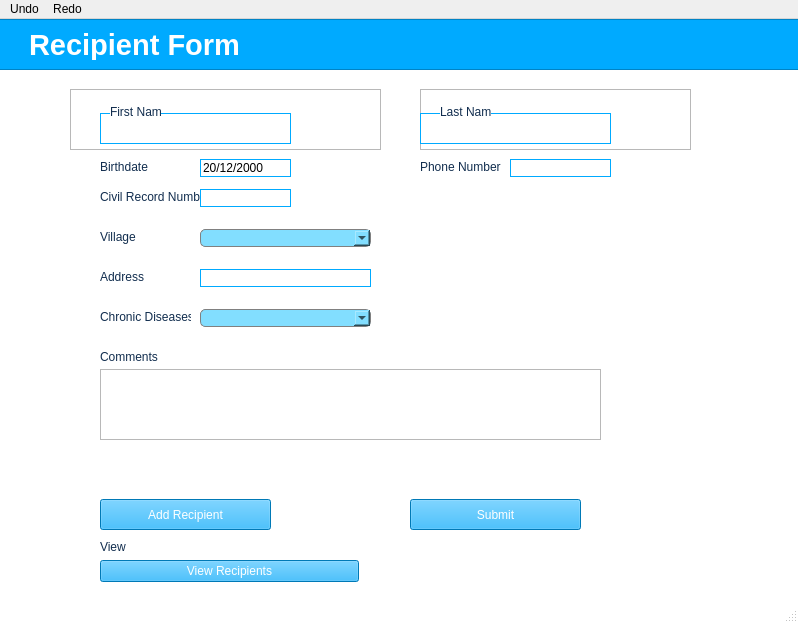
<?xml version="1.0" encoding="UTF-8"?>
<ui version="4.0">
 <class>MainWindow</class>
 <widget class="QMainWindow" name="MainWindow">
  <property name="geometry">
   <rect>
    <x>0</x>
    <y>0</y>
    <width>798</width>
    <height>623</height>
   </rect>
  </property>
  <property name="font">
   <font>
    <pointsize>7</pointsize>
    <weight>50</weight>
    <bold>false</bold>
   </font>
  </property>
  <property name="windowTitle">
   <string>MainWindow</string>
  </property>
  <property name="styleSheet">
   <string notr="true">QMainWindow{max-width: 940px;
margin:0 auto;
padding:0 10px;
}
QLineEdit{
background-color:rgb(255, 255, 255);
border: 0.5px solid rgb(0, 170, 255);
border-radius: '5px';
color:rgb(0, 0, 0);

}
QComboBox{
background-color:rgb(130, 222, 255);
border-radius: 5px;
border: 1px solid grey;

}
QLabel{
text-align: center;
	color:rgb(17, 45, 78);
}
QMainWindow{
background-color: rgb(255, 255, 255);}
QPushButton{
	
	background-color:rgb(0, 170, 255);
	color: white ;
   transition: background .5s;
}
QPushButton:hover{
background-color: rgb(10, 149, 255);
cursor: pointer;
transition: background .5s; 
}
Qspinbox{ 
border-radius: 5px;
border: 1px solid black;
}</string>
  </property>
  <widget class="QWidget" name="centralwidget">
   <widget class="QLabel" name="label_4">
    <property name="geometry">
     <rect>
      <x>100</x>
      <y>170</y>
      <width>101</width>
      <height>16</height>
     </rect>
    </property>
    <property name="styleSheet">
     <string notr="true"/>
    </property>
    <property name="text">
     <string>Civil Record Number</string>
    </property>
   </widget>
   <widget class="QLabel" name="label_11">
    <property name="geometry">
     <rect>
      <x>100</x>
      <y>520</y>
      <width>51</width>
      <height>16</height>
     </rect>
    </property>
    <property name="styleSheet">
     <string notr="true"/>
    </property>
    <property name="text">
     <string>View</string>
    </property>
   </widget>
   <widget class="QTextEdit" name="textEdit">
    <property name="geometry">
     <rect>
      <x>100</x>
      <y>350</y>
      <width>501</width>
      <height>71</height>
     </rect>
    </property>
    <property name="styleSheet">
     <string notr="true"/>
    </property>
    <property name="html">
     <string>&lt;!DOCTYPE HTML PUBLIC &quot;-//W3C//DTD HTML 4.0//EN&quot; &quot;http://www.w3.org/TR/REC-html40/strict.dtd&quot;&gt;
&lt;html&gt;&lt;head&gt;&lt;meta name=&quot;qrichtext&quot; content=&quot;1&quot; /&gt;&lt;style type=&quot;text/css&quot;&gt;
p, li { white-space: pre-wrap; }
&lt;/style&gt;&lt;/head&gt;&lt;body style=&quot; font-family:'MS Shell Dlg 2'; font-size:8.25pt; font-weight:400; font-style:normal;&quot;&gt;
&lt;p style=&quot;-qt-paragraph-type:empty; margin-top:0px; margin-bottom:0px; margin-left:0px; margin-right:0px; -qt-block-indent:0; text-indent:0px;&quot;&gt;&lt;br /&gt;&lt;/p&gt;&lt;/body&gt;&lt;/html&gt;</string>
    </property>
   </widget>
   <widget class="QLabel" name="label_12">
    <property name="geometry">
     <rect>
      <x>100</x>
      <y>330</y>
      <width>61</width>
      <height>16</height>
     </rect>
    </property>
    <property name="styleSheet">
     <string notr="true"/>
    </property>
    <property name="text">
     <string>Comments</string>
    </property>
   </widget>
   <widget class="QLabel" name="label_6">
    <property name="geometry">
     <rect>
      <x>100</x>
      <y>290</y>
      <width>91</width>
      <height>16</height>
     </rect>
    </property>
    <property name="styleSheet">
     <string notr="true"/>
    </property>
    <property name="text">
     <string>Chronic Diseases</string>
    </property>
   </widget>
   <widget class="QWidget" name="layoutWidget">
    <property name="geometry">
     <rect>
      <x>100</x>
      <y>540</y>
      <width>259</width>
      <height>25</height>
     </rect>
    </property>
    <layout class="QHBoxLayout" name="horizontalLayout_4">
     <item>
      <widget class="QPushButton" name="pushButton_2">
       <property name="text">
        <string>View Recipients</string>
       </property>
      </widget>
     </item>
    </layout>
   </widget>
   <widget class="QFrame" name="frame_4">
    <property name="geometry">
     <rect>
      <x>70</x>
      <y>70</y>
      <width>311</width>
      <height>61</height>
     </rect>
    </property>
    <property name="frameShape">
     <enum>QFrame::StyledPanel</enum>
    </property>
    <property name="frameShadow">
     <enum>QFrame::Raised</enum>
    </property>
    <widget class="QLineEdit" name="lineEdit_6">
     <property name="geometry">
      <rect>
       <x>30</x>
       <y>24</y>
       <width>191</width>
       <height>31</height>
      </rect>
     </property>
     <property name="styleSheet">
      <string notr="true">border: 0.5px solid rgb(0, 170, 255);</string>
     </property>
     <property name="text">
      <string/>
     </property>
    </widget>
    <widget class="QLabel" name="label_15">
     <property name="geometry">
      <rect>
       <x>40</x>
       <y>10</y>
       <width>51</width>
       <height>20</height>
      </rect>
     </property>
     <property name="baseSize">
      <size>
       <width>2</width>
       <height>0</height>
      </size>
     </property>
     <property name="styleSheet">
      <string notr="true">background-color: rgb(255, 255, 255);
font: 7pt &quot;MS Shell Dlg 2&quot;;
border-radius: 5px;
</string>
     </property>
     <property name="text">
      <string>First Name</string>
     </property>
     <property name="alignment">
      <set>Qt::AlignBottom|Qt::AlignLeading|Qt::AlignLeft</set>
     </property>
     <property name="indent">
      <number>-5</number>
     </property>
    </widget>
   </widget>
   <widget class="QLabel" name="label_2">
    <property name="geometry">
     <rect>
      <x>100</x>
      <y>140</y>
      <width>70</width>
      <height>16</height>
     </rect>
    </property>
    <property name="styleSheet">
     <string notr="true"/>
    </property>
    <property name="text">
     <string>Birthdate</string>
    </property>
   </widget>
   <widget class="QFrame" name="frame_5">
    <property name="geometry">
     <rect>
      <x>420</x>
      <y>70</y>
      <width>271</width>
      <height>61</height>
     </rect>
    </property>
    <property name="frameShape">
     <enum>QFrame::StyledPanel</enum>
    </property>
    <property name="frameShadow">
     <enum>QFrame::Raised</enum>
    </property>
    <widget class="QLineEdit" name="lineEdit_7">
     <property name="geometry">
      <rect>
       <x>0</x>
       <y>24</y>
       <width>191</width>
       <height>31</height>
      </rect>
     </property>
     <property name="styleSheet">
      <string notr="true">border: 0.5px solid rgb(0, 170, 255);
height: 40px;</string>
     </property>
     <property name="text">
      <string/>
     </property>
    </widget>
    <widget class="QLabel" name="label_16">
     <property name="geometry">
      <rect>
       <x>20</x>
       <y>10</y>
       <width>51</width>
       <height>20</height>
      </rect>
     </property>
     <property name="baseSize">
      <size>
       <width>2</width>
       <height>0</height>
      </size>
     </property>
     <property name="styleSheet">
      <string notr="true">background-color: rgb(255, 255, 255);
font: 7pt &quot;MS Shell Dlg 2&quot;;
border-radius: 5px;
</string>
     </property>
     <property name="text">
      <string>Last Name</string>
     </property>
     <property name="alignment">
      <set>Qt::AlignBottom|Qt::AlignLeading|Qt::AlignLeft</set>
     </property>
     <property name="indent">
      <number>-5</number>
     </property>
    </widget>
   </widget>
   <widget class="QFrame" name="frame">
    <property name="geometry">
     <rect>
      <x>-1</x>
      <y>0</y>
      <width>801</width>
      <height>51</height>
     </rect>
    </property>
    <property name="styleSheet">
     <string notr="true">background-color:rgb(0, 170, 255);

</string>
    </property>
    <property name="frameShape">
     <enum>QFrame::StyledPanel</enum>
    </property>
    <property name="frameShadow">
     <enum>QFrame::Raised</enum>
    </property>
    <widget class="QLabel" name="label">
     <property name="geometry">
      <rect>
       <x>30</x>
       <y>10</y>
       <width>221</width>
       <height>31</height>
      </rect>
     </property>
     <property name="font">
      <font>
       <pointsize>22</pointsize>
       <weight>75</weight>
       <bold>true</bold>
      </font>
     </property>
     <property name="styleSheet">
      <string notr="true">color: rgb(255, 255, 255);</string>
     </property>
     <property name="text">
      <string>Recipient Form</string>
     </property>
    </widget>
   </widget>
   <widget class="QLineEdit" name="lineEdit_2">
    <property name="geometry">
     <rect>
      <x>200</x>
      <y>140</y>
      <width>91</width>
      <height>18</height>
     </rect>
    </property>
    <property name="sizePolicy">
     <sizepolicy hsizetype="Preferred" vsizetype="Fixed">
      <horstretch>0</horstretch>
      <verstretch>0</verstretch>
     </sizepolicy>
    </property>
    <property name="text">
     <string>20/12/2000</string>
    </property>
   </widget>
   <widget class="QLineEdit" name="lineEdit_3">
    <property name="geometry">
     <rect>
      <x>200</x>
      <y>170</y>
      <width>91</width>
      <height>18</height>
     </rect>
    </property>
    <property name="sizePolicy">
     <sizepolicy hsizetype="Preferred" vsizetype="Fixed">
      <horstretch>0</horstretch>
      <verstretch>0</verstretch>
     </sizepolicy>
    </property>
    <property name="text">
     <string/>
    </property>
   </widget>
   <widget class="QComboBox" name="comboBox_4">
    <property name="geometry">
     <rect>
      <x>200</x>
      <y>210</y>
      <width>171</width>
      <height>18</height>
     </rect>
    </property>
   </widget>
   <widget class="QLabel" name="label_5">
    <property name="geometry">
     <rect>
      <x>100</x>
      <y>210</y>
      <width>71</width>
      <height>16</height>
     </rect>
    </property>
    <property name="styleSheet">
     <string notr="true"/>
    </property>
    <property name="text">
     <string>Village</string>
    </property>
   </widget>
   <widget class="QLabel" name="label_7">
    <property name="geometry">
     <rect>
      <x>100</x>
      <y>250</y>
      <width>61</width>
      <height>16</height>
     </rect>
    </property>
    <property name="styleSheet">
     <string notr="true"/>
    </property>
    <property name="text">
     <string>Address</string>
    </property>
   </widget>
   <widget class="QLineEdit" name="lineEdit_4">
    <property name="geometry">
     <rect>
      <x>200</x>
      <y>250</y>
      <width>171</width>
      <height>18</height>
     </rect>
    </property>
    <property name="sizePolicy">
     <sizepolicy hsizetype="Preferred" vsizetype="Fixed">
      <horstretch>0</horstretch>
      <verstretch>0</verstretch>
     </sizepolicy>
    </property>
    <property name="text">
     <string/>
    </property>
   </widget>
   <widget class="QLabel" name="label_8">
    <property name="geometry">
     <rect>
      <x>420</x>
      <y>140</y>
      <width>81</width>
      <height>16</height>
     </rect>
    </property>
    <property name="styleSheet">
     <string notr="true"/>
    </property>
    <property name="text">
     <string>Phone Number</string>
    </property>
   </widget>
   <widget class="QLineEdit" name="lineEdit_5">
    <property name="geometry">
     <rect>
      <x>510</x>
      <y>140</y>
      <width>101</width>
      <height>18</height>
     </rect>
    </property>
    <property name="sizePolicy">
     <sizepolicy hsizetype="Preferred" vsizetype="Fixed">
      <horstretch>0</horstretch>
      <verstretch>0</verstretch>
     </sizepolicy>
    </property>
    <property name="text">
     <string/>
    </property>
   </widget>
   <widget class="QComboBox" name="comboBox_5">
    <property name="geometry">
     <rect>
      <x>200</x>
      <y>290</y>
      <width>171</width>
      <height>18</height>
     </rect>
    </property>
   </widget>
   <widget class="QPushButton" name="pushButton_4">
    <property name="geometry">
     <rect>
      <x>410</x>
      <y>480</y>
      <width>171</width>
      <height>31</height>
     </rect>
    </property>
    <property name="text">
     <string>Submit</string>
    </property>
   </widget>
   <widget class="QPushButton" name="pushButton_3">
    <property name="geometry">
     <rect>
      <x>100</x>
      <y>480</y>
      <width>171</width>
      <height>31</height>
     </rect>
    </property>
    <property name="styleSheet">
     <string notr="true">transition: background .5s;</string>
    </property>
    <property name="text">
     <string>Add Recipient</string>
    </property>
   </widget>
  </widget>
  <widget class="QMenuBar" name="menubar">
   <property name="enabled">
    <bool>true</bool>
   </property>
   <property name="geometry">
    <rect>
     <x>0</x>
     <y>0</y>
     <width>798</width>
     <height>21</height>
    </rect>
   </property>
   <widget class="QMenu" name="menuUndo">
    <property name="title">
     <string>Undo</string>
    </property>
   </widget>
   <widget class="QMenu" name="menuRedo">
    <property name="title">
     <string>Redo</string>
    </property>
   </widget>
   <addaction name="menuUndo"/>
   <addaction name="menuRedo"/>
  </widget>
  <widget class="QStatusBar" name="statusbar"/>
 </widget>
 <resources/>
 <connections/>
</ui>
